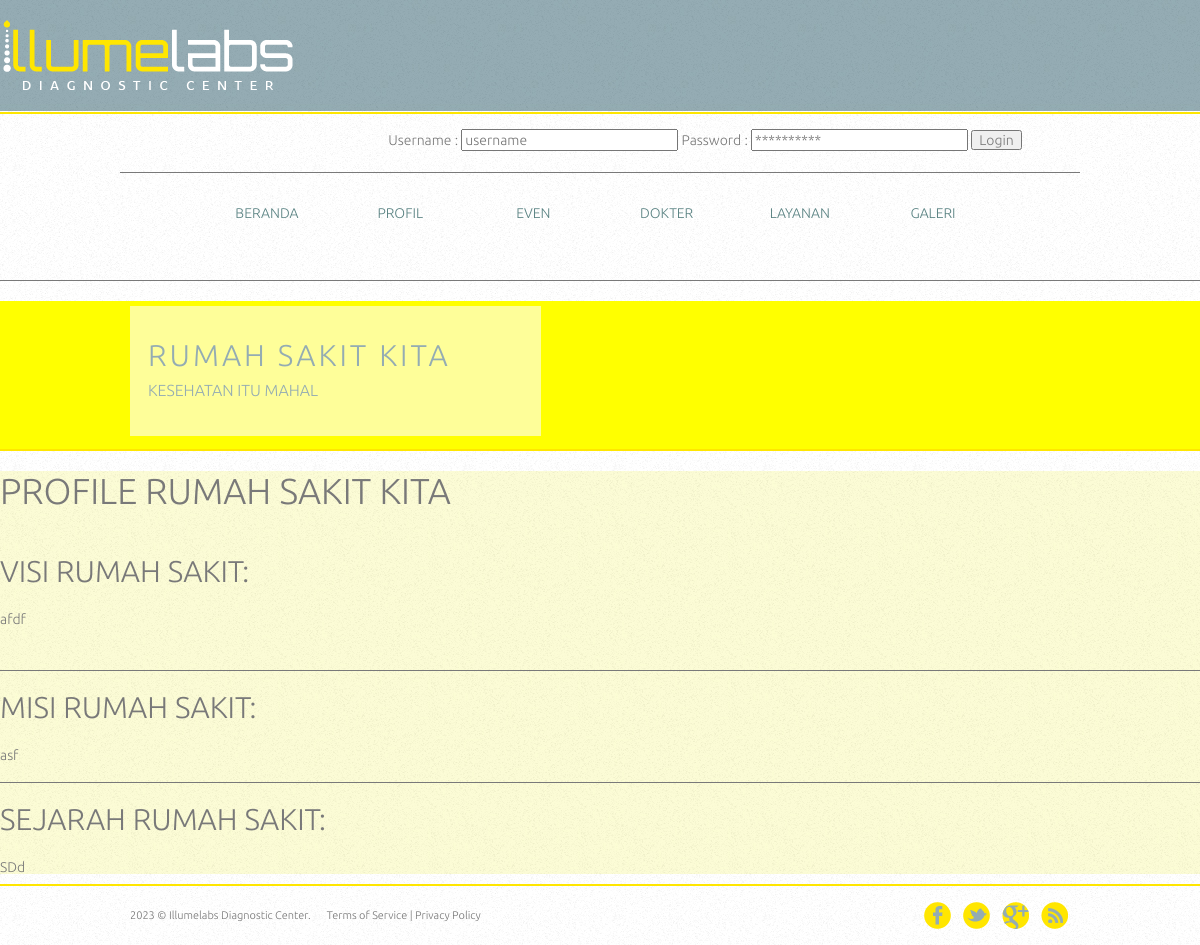
/tentang.php, run on the app's committed database.
### tables this page shows
CREATE TABLE IF NOT EXISTS `profile` (
`id_profile` int(5) NOT NULL,
  `visi_profile` text NOT NULL,
  `misi_profile` text NOT NULL,
  `sejarah_profile` text NOT NULL
);

### tentang.php (called while the page is built, shortened)
<?php
require 'pages/beranda.php';
?>

### libraries/m_profile.php (called while the page is built, shortened)
<?php
class profile{
	private $db;
	public function profile(){
		$this->db = new DBClass();
	}
	public function readAllprofile(){
		$query = "SELECT * FROM profile ";
		return $this->db->getRows($query);
	}
}
?>

### libraries/DBClass.php (called while the page is built, shortened)
<?php
	class DBClass
	{
		public $host, $user, $password;
		function __construct()
		{
			$this->db = false;
			$this->dbname = 'rumah_sakit';
			$this->host   = 'localhost';
			$this->user   = 'root';
			$this->password = '';
		}
		function connect()
		{
			$this->db = mysql_connect(
				$this->host,
				$this->user,
				$this->password)
			or die("Database Connection Access Error..".mysql_error());
		}
		function getRows($sql)
		{
			$this->rowColl = mysql_query($sql) or die("Error : ".mysql_error());
			$rows  = array();
			while ($row = mysql_fetch_array($this->rowColl, MYSQL_ASSOC))
				$rows[] = $row;
			return $rows;
		}
	}
?>

### pages/v_tentang.php (the view)
 <?php
require_once('libraries/m_profile.php');
require_once('libraries/DBClass.php');
$profile = new profile();
$data = $profile->readAllprofile();
?>
		<h1>PROFILE RUMAH SAKIT KITA</h1>
<br>
<?php foreach($data as $r):?>
<span>
<h2>VISI RUMAH SAKIT:</h2><br>
	<?php echo  $r['visi_profile']; ?><br>
<hr/>
<h2>MISI RUMAH SAKIT:</h2><br>
<?php echo  $r['misi_profile']; ?>
<hr/>
<h2>SEJARAH RUMAH SAKIT:</h2><br>
	<?php echo  $r['sejarah_profile']; ?>
</span>
	<?php endforeach?>

### css/style.css (style rules this page uses)
body { background: url(../images/bg-body.jpg) repeat; font-family: 'Conv_Ubuntu-Light'; font-size: 14px; font-weight: normal; line-height: 1; margin: 0; min-width: 960px; padding: 0; }

### assets/css/style.css (style rules this page uses)
body { color: #797979; background: #f2f2f2; font-family: 'Ruda', sans-serif; padding: 0px !important; margin: 0px !important; font-size:13px; }
hr { margin-top: 20px; margin-bottom: 20px; border: 0; border-top: 1px solid #797979; }

### data on the page
profile: visi_profile "afdf", misi_profile "asf", sejarah_profile "SDd"
